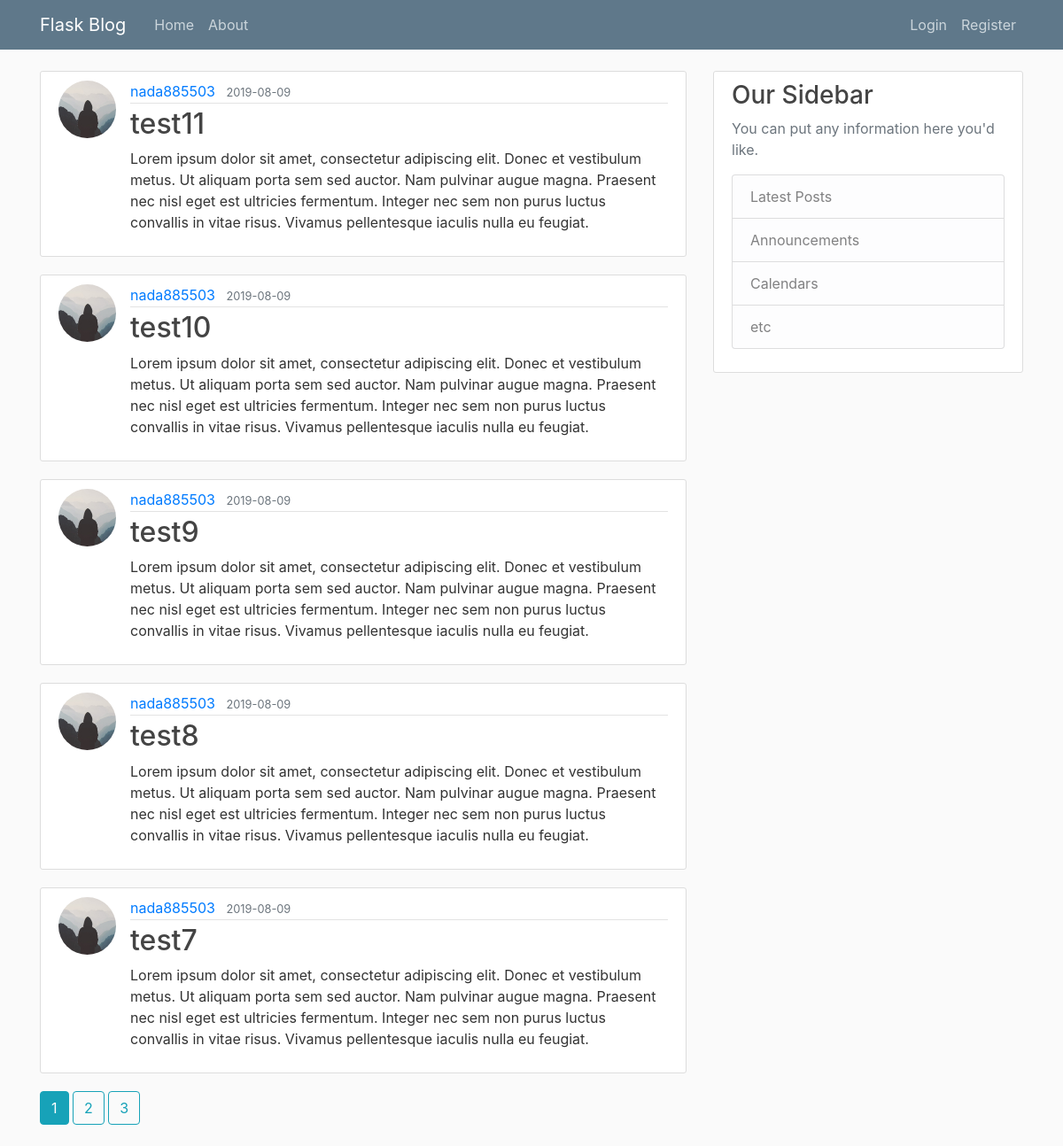
Page /home on the earlier database version.
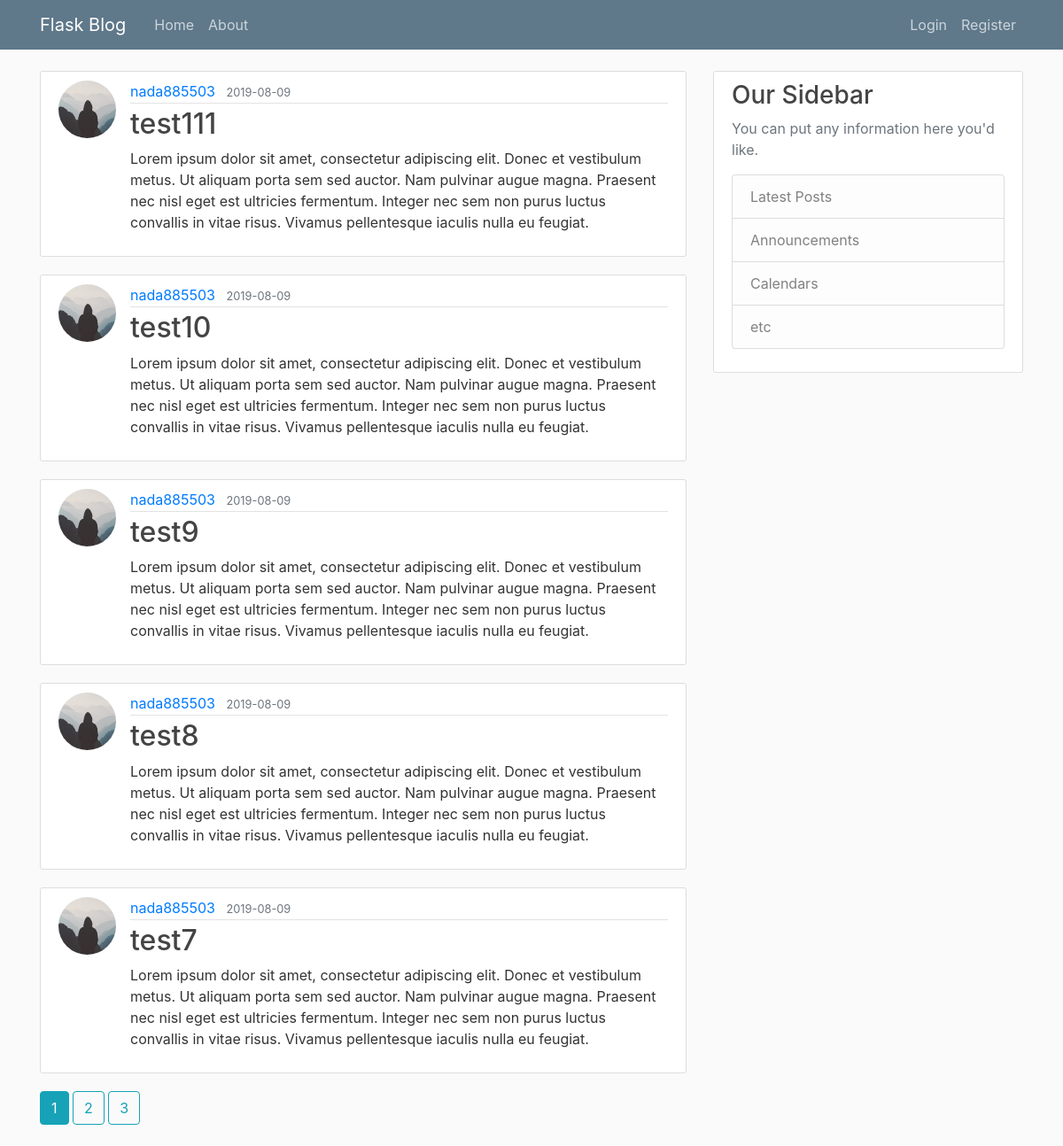
Same page on the later database version.
### flaskblog/models.py (models this page shows, shortened)
class Post(db.Model):
    id = db.Column(db.Integer, primary_key=True)
    title = db.Column(db.String(100), nullable=False)
    date_posted = db.Column(db.DateTime, nullable=False, default=datetime.utcnow)
    content = db.Column(db.Text, nullable=False)
    user_id = db.Column(db.Integer, db.ForeignKey('user.id'), nullable=False)

class User(db.Model, UserMixin):
    id = db.Column(db.Integer, primary_key=True)
    username = db.Column(db.String(20), unique=True, nullable=False)
    email = db.Column(db.String(120), unique=True, nullable=False)
    image_file = db.Column(db.String(20), nullable=False, default='default.jpg')
    password = db.Column(db.String(60), nullable=False)
    posts = db.relationship('Post', backref='author', lazy=True)

### flaskblog/main/routes.py (the view)
@main.route("/")
@main.route("/home")
def home():
    page = request.args.get('page', 1, type=int)
    posts = Post.query.order_by(Post.date_posted.desc()).paginate(page=page, per_page=5)
    return render_template('home.html', posts=posts)

### flaskblog/templates/home.html
{% extends "layout.html" %}
{% block content %}
    {% for post in posts.items %}
        <article class="media content-section">
            <img class="rounded-circle article-img" src="{{ url_for('static', filename='profile_pics/' + post.author.image_file) }}">
            <div class="media-body">
                <div class="article-metadata">
                    <a class="mr-2" href="{{ url_for('users.user_posts', username=post.author.username) }}">{{ post.author.username }}</a>
                    <small class="text-muted">{{ post.date_posted.strftime('%Y-%m-%d') }}</small>
                </div>
                <h2><a class="article-title" href="{{ url_for('posts.post', post_id=post.id) }}">{{ post.title }}</a></h2>
                <p class="article-content">{{ post.content }}</p>
            </div>
        </article>
    {% endfor %}
    {% for page_num in posts.iter_pages(left_edge=1, right_edge=1, left_current=1, right_current=2) %}
        {% if page_num %}
            {% if posts.page == page_num %}
                <a class="btn btn-info mb-4" href="{{ url_for('main.home', page=page_num) }}">{{ page_num }}</a>
            {% else %}
                <a class="btn btn-outline-info mb-4" href="{{ url_for('main.home', page=page_num) }}">{{ page_num }}</a>
            {% endif %}
        {% else %}
            ...
        {% endif %}
    {% endfor %}
{% endblock %}

Differences in the rows shown:
changed Post: title "test11" → "test111"
